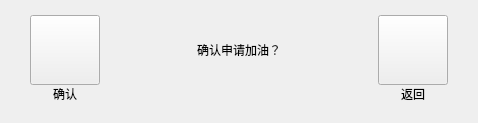
       <widget class="QWidget" name="controlAddOilCheckPage">
        <layout class="QHBoxLayout" name="horizontalLayout_9">
         <property name="spacing">
          <number>44</number>
         </property>
         <property name="leftMargin">
          <number>30</number>
         </property>
         <property name="topMargin">
          <number>15</number>
         </property>
         <property name="rightMargin">
          <number>30</number>
         </property>
         <property name="bottomMargin">
          <number>20</number>
         </property>
         <item>
          <layout class="QVBoxLayout" name="verticalLayout_26">
           <property name="spacing">
            <number>0</number>
           </property>
           <item>
            <widget class="QPushButton" name="addOilOkBtn">
             <property name="minimumSize">
              <size>
               <width>70</width>
               <height>70</height>
              </size>
             </property>
             <property name="maximumSize">
              <size>
               <width>70</width>
               <height>70</height>
              </size>
             </property>
             <property name="text">
              <string/>
             </property>
             <property name="autoRepeatDelay">
              <number>500</number>
             </property>
             <property name="autoRepeatInterval">
              <number>200</number>
             </property>
            </widget>
           </item>
           <item>
            <widget class="QLabel" name="addOilOkBtnLabel">
             <property name="maximumSize">
              <size>
               <width>70</width>
               <height>16777215</height>
              </size>
             </property>
             <property name="text">
              <string>确认</string>
             </property>
             <property name="alignment">
              <set>Qt::AlignCenter</set>
             </property>
            </widget>
           </item>
          </layout>
         </item>
         <item>
          <layout class="QVBoxLayout" name="verticalLayout_27">
           <property name="spacing">
            <number>0</number>
           </property>
           <item>
            <widget class="QLabel" name="addOilAlarmLabel">
             <property name="minimumSize">
              <size>
               <width>190</width>
               <height>70</height>
              </size>
             </property>
             <property name="maximumSize">
              <size>
               <width>200</width>
               <height>70</height>
              </size>
             </property>
             <property name="text">
              <string>确认申请加油？</string>
             </property>
             <property name="alignment">
              <set>Qt::AlignCenter</set>
             </property>
            </widget>
           </item>
           <item>
            <spacer name="verticalSpacer">
             <property name="orientation">
              <enum>Qt::Vertical</enum>
             </property>
             <property name="sizeType">
              <enum>QSizePolicy::Fixed</enum>
             </property>
             <property name="sizeHint" stdset="0">
              <size>
               <width>20</width>
               <height>17</height>
              </size>
             </property>
            </spacer>
           </item>
          </layout>
         </item>
         <item>
          <layout class="QVBoxLayout" name="verticalLayout_25">
           <property name="spacing">
            <number>0</number>
           </property>
           <item>
            <widget class="QPushButton" name="addOilBackBtn">
             <property name="minimumSize">
              <size>
               <width>70</width>
               <height>70</height>
              </size>
             </property>
             <property name="maximumSize">
              <size>
               <width>70</width>
               <height>70</height>
              </size>
             </property>
             <property name="text">
              <string/>
             </property>
             <property name="autoRepeatDelay">
              <number>500</number>
             </property>
             <property name="autoRepeatInterval">
              <number>200</number>
             </property>
            </widget>
           </item>
           <item>
            <widget class="QLabel" name="addOilBackBtnLabel">
             <property name="maximumSize">
              <size>
               <width>70</width>
               <height>16777215</height>
              </size>
             </property>
             <property name="text">
              <string>返回</string>
             </property>
             <property name="alignment">
              <set>Qt::AlignCenter</set>
             </property>
            </widget>
           </item>
          </layout>
         </item>
        </layout>
       </widget>
